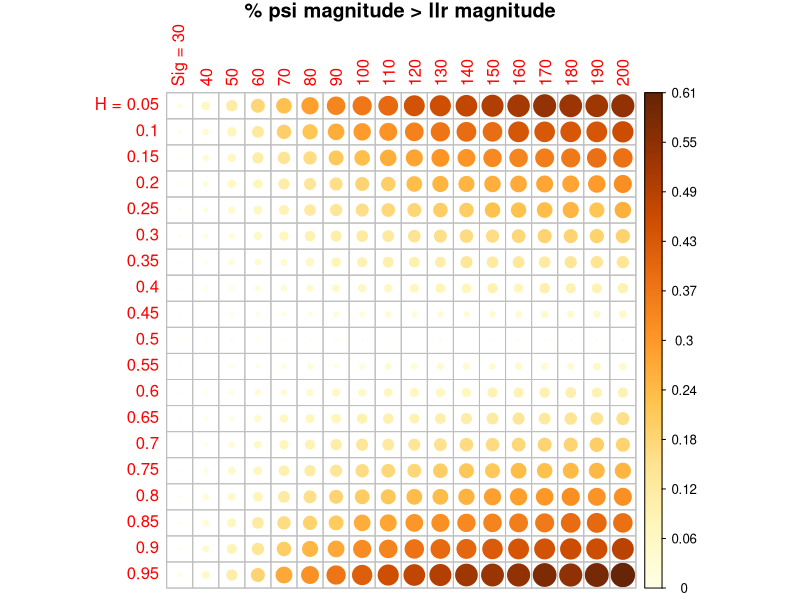
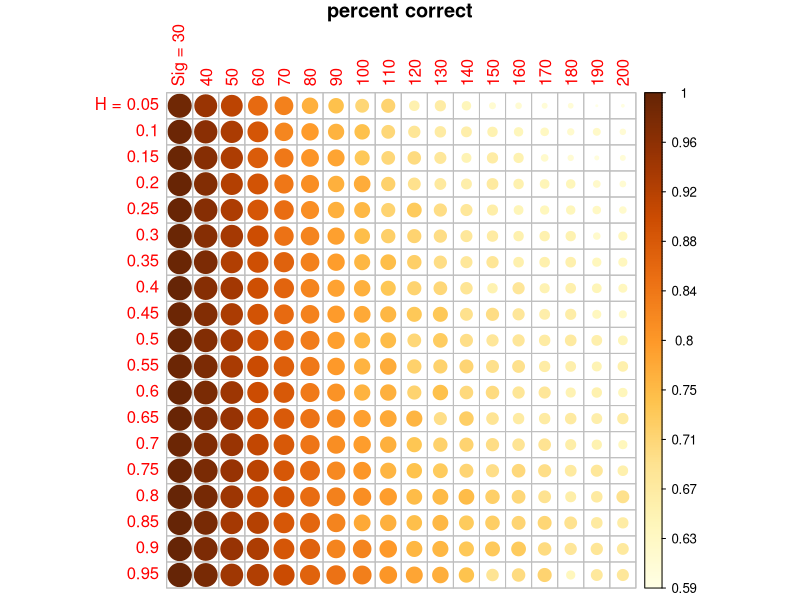
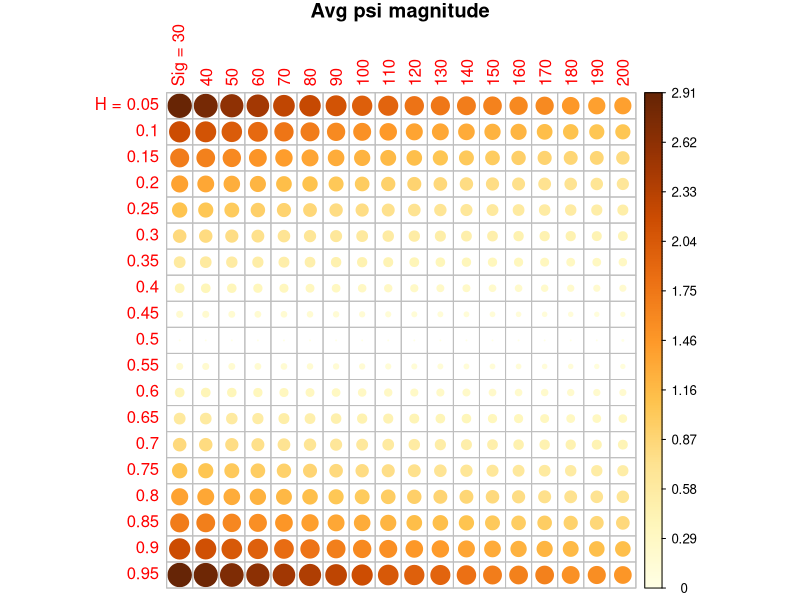

The R script that drew these images, in order:
# First, set the parameters.
# h = .05, .2, .95
h <- seq(.05,.95,0.05)
s <- seq(30,200,10)

pc_mat <- matrix(nrow = length(h), ncol = length(s))
mag_mat <- matrix(nrow = length(h), ncol = length(s))
know_mat <- matrix(nrow = length(h), ncol = length(s))

pc_mat_avg <- matrix(0, nrow = length(h), ncol = length(s))
mag_mat_avg <- matrix(0, nrow = length(h), ncol = length(s))
know_mat_avg <- matrix(0, nrow = length(h), ncol = length(s))

rownames(pc_mat) <- h
colnames(pc_mat) <- s
rownames(pc_mat)[1] <- paste("H =",h[1])
colnames(pc_mat)[1] <- paste("Sig =",s[1])

rownames(mag_mat) <- rownames(pc_mat)
colnames(mag_mat) <- colnames(pc_mat)

rownames(know_mat) <- rownames(pc_mat)
colnames(know_mat) <- colnames(pc_mat)

for(dummy in 1:10){
  print(dummy)
for(k in 1:length(s)){
  for(j in 1:length(h)){
    mu <- 75;
    sigma <- s[k];
    hTrue <- h[j];
    hSubj <- hTrue;
    m <- 200;
    
    # Then, generate some random data to simulate the behavior of the eggs in each trial.
    r <- rnorm(m, mean = 0, sd = 1)
    switch <- ifelse(r > hTrue, 0,1)
    dist <- numeric()
    val <- 1;
    for(i in 1:m){
      if(switch[i] == 1){
        val <- ifelse(val == 1, 2, 1)
      }
      dist[i] <- val
    }
    
    x <- numeric()
    y <- numeric()
    for(i in 1:m){
      if(dist[i] == 1){
        x[i] <- rnorm(1, mu, sigma)
        y[i] <- rnorm(1, 0, sigma)
      }
      else{
        x[i] <- rnorm(1, -mu, sigma)
        y[i] <- rnorm(1, 0, sigma)
      }
    }
    
    # Now, based on the data above, the model will make a prediction of which chicken the egg came from.
    l <- numeric()
    psi <- numeric()
    llr <- numeric()
    ll <- function(this_x, this_mu, this_sigma) {
      0.5*(this_x - this_mu)^2/this_sigma^2 + 0.5*log(this_sigma^2)
    }
    l[1] <- 0
    for(n in 2:m){
      
      psi[n] = l[n - 1] + 
        log((1 - hSubj)/hSubj + exp(-l[n - 1])) - 
        log((1 - hSubj)/hSubj + exp( l[n - 1]))
      
      llr[n] = -2*
        (
          ll(x[n], mu, sigma) -
            ll(x[n], -mu, sigma)
        )
      
      l[n] = psi[n] + llr[n];
    }
    
    # Percent correct
    pred <- ifelse(l > 0, 1, 2)
    pc <- sum(dist == pred)
    pc_mat[j,k] <- pc/m
    
    # Below is shown the number of times adding \[Psi] to the estimation did not affect the prediction.
    addbool <- sign(psi+llr) == sign(llr)
    #add_mat[j,k] <- sum(addbool[2:m])/(m-1)
    
    # Below is the number of times psi is greater in magnitude than llr
    greatbool <- abs(psi) > abs(llr)
    mag_mat[j,k] <- sum(greatbool[2:m])/(m-1)
    
    # Below is strength of knowledge from psi vs llr
    know <- abs(psi)
    know_mat[j,k] <- mean(know[2:m])
  }
}
pc_mat_avg <- pc_mat_avg + pc_mat
mag_mat_avg <- mag_mat_avg + mag_mat
know_mat_avg <- know_mat_avg + know_mat
}
pc_mat_avg <- pc_mat_avg/10
mag_mat_avg <- mag_mat_avg/10
know_mat_avg <- know_mat_avg/10
library(corrplot)
corrplot(mag_mat_avg, is.corr = FALSE, tl.srt = 90,title = "% psi magnitude > llr magnitude", mar=c(0,0,1,0))
corrplot(pc_mat_avg, is.corr = FALSE, cl.lim = c(0.5, 1), tl.srt = 90,title = "percent correct", mar=c(0,0,1,0))
corrplot(know_mat_avg, is.corr = FALSE, tl.srt = 90,title = "Avg psi magnitude", mar=c(0,0,1,0))
